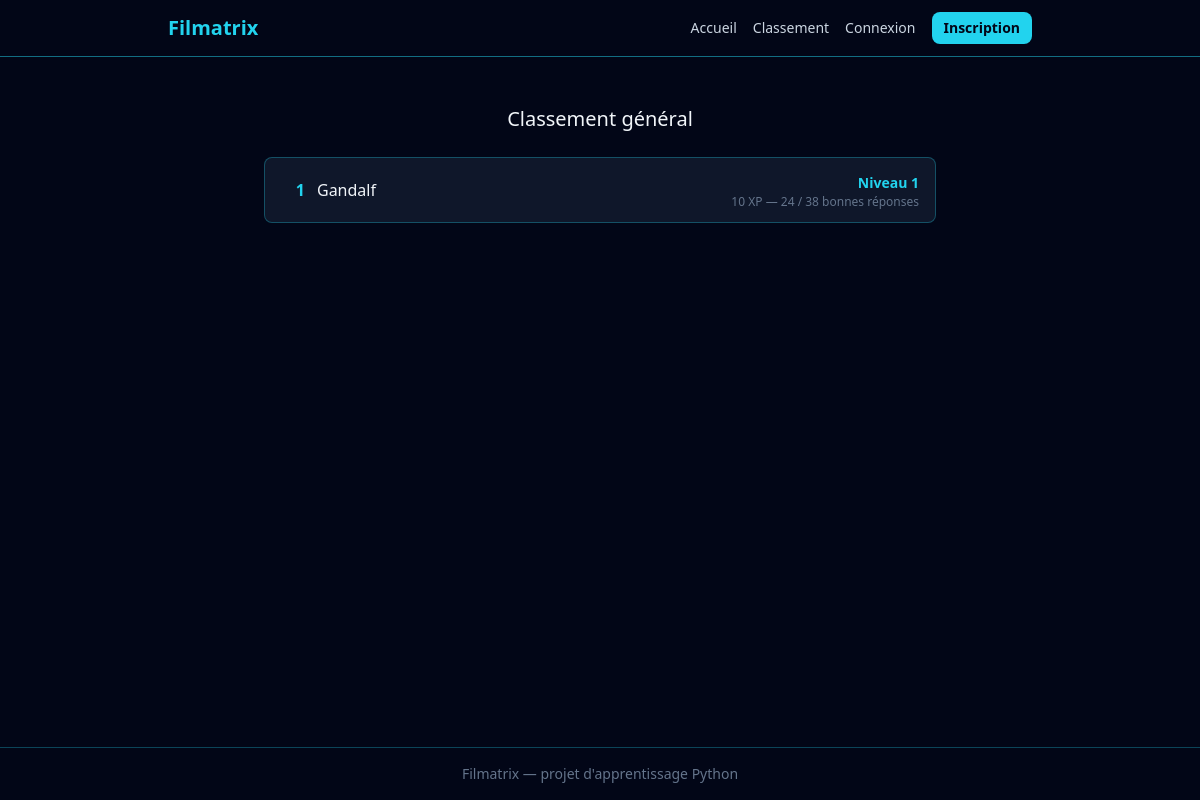
Page /classement on the committed database.
### src/models.py (models this page shows, shortened)
class User(db.Model, UserMixin):
    __tablename__ = "users"
    id = db.Column(db.Integer, primary_key=True)
    username = db.Column(db.String(50), unique=True, nullable=False)
    email = db.Column(db.String(120), unique=True, nullable=False)
    password_hash = db.Column(db.String(255), nullable=False)
    total_xp = db.Column(db.Integer, nullable=False, default=0)

### app.py (the view)
    @app.route("/classement")
    def leaderboard() -> str:
        results = (
                db.session.query(
                        User.username,
                        User.total_xp,
                        func.count(Attempt.id).label("total"),
                        func.sum(db.case((Attempt.is_correct, 1), else_=0)).label("correct"),
                    )
                    .join(Attempt, Attempt.user_id == User.id)
                    .group_by(User.id)
                    .order_by(User.total_xp.desc())
                    .all()
            )
        leaderboard_entries = []
        for result in results:
            level_info = calculate_level(result.total_xp)
            leaderboard_entries.append(
                    {
                        "username": result.username,
                        "total_xp": result.total_xp,
                        "level": level_info["level"],
                        "total": result.total,
                        "correct": result.correct,
                        }
                )
            return render_template("classement.html", results=leaderboard_entries)

### templates/classement.html
{% extends "base.html" %}
{% block content %}
<div class="max-w-2xl mx-auto mt-8">
    <h2 class="text-xl mb-6 text-center">Classement général</h2>
    {% if results %}
    <div class="flex flex-col gap-2">
        {% for result in results %}
        <div class="flex items-center justify-between bg-slate-900 border border-cyan-400/30 rounded-lg px-4 py-3">
            <div class="flex items-center gap-3">
                <span class="text-cyan-400 font-bold w-6 text-right">{{ loop.index }}</span>
                <span>{{ result.username }}</span>
            </div>
            <div class="text-right">
                <span class="text-cyan-400 font-bold text-sm">Niveau {{ result.level }}</span>
                    <p class="text-slate-500 text-xs">{{ result.total_xp }} XP — {{ result.correct }} / {{ result.total }} bonnes réponses</p>
            </div>
        </div>
        {% endfor %}
    </div>
    {% else %}
    <p class="text-slate-500 text-center">Aucune partie jouée pour le moment.</p>
    {% endif %}
</div>
{% endblock %}

### rows in the picture
User: username "Gandalf", level "1", total_xp "10", correct "24", total "38"
